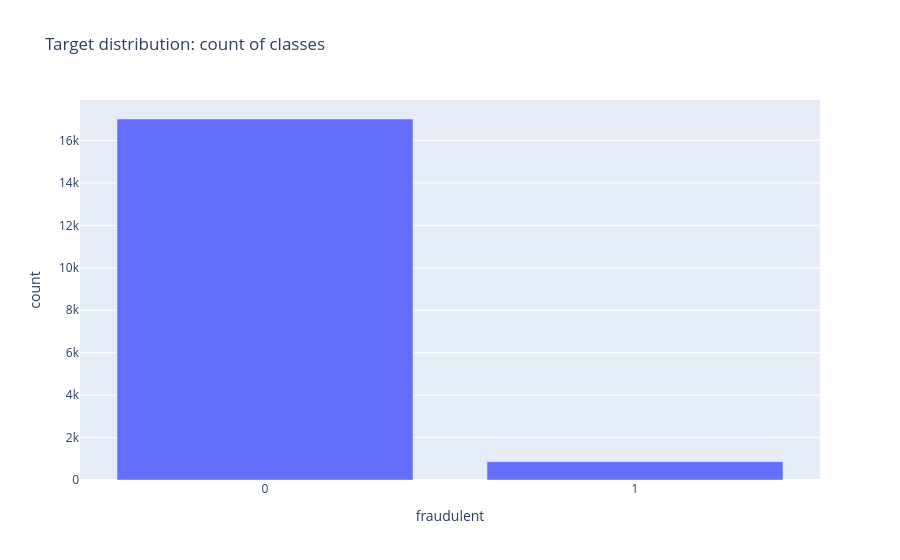
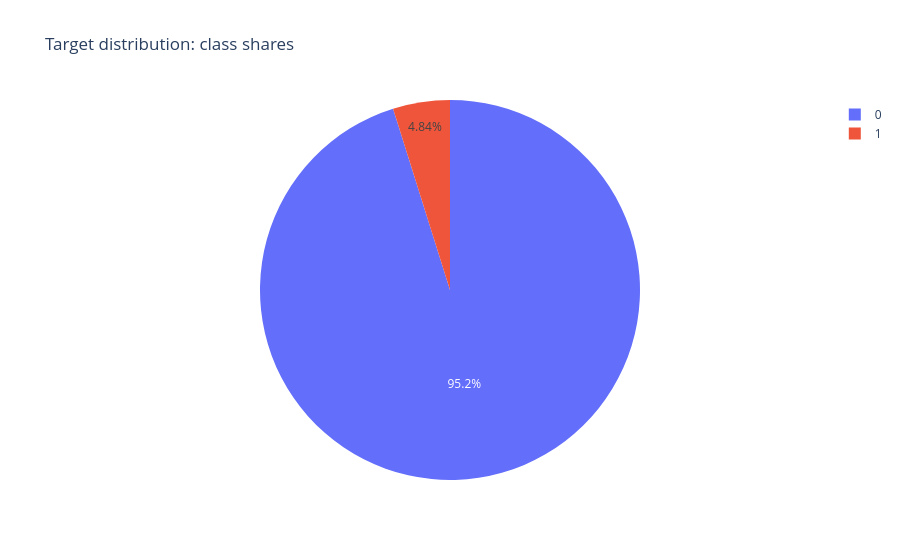

Source (notebook cell) for these figures, in order:
### Markdown cell above
## Распределение target

Сначала проверяем базовую вещь для fraud detection: насколько сильный дисбаланс классов и сколько наблюдений приходится на positive class.

### Code cell
target_counts = DF[target_col].value_counts(dropna=False).sort_index()
target_share = DF[target_col].value_counts(normalize=True, dropna=False).sort_index()
imbalance_ratio = target_counts.max() / max(target_counts.min(), 1)

print('TARGET VALUE COUNTS:')
print(target_counts)
print('\nTARGET SHARE:')
print(target_share)
print('\nIMBALANCE RATIO (majority/minority):', float(imbalance_ratio))
print('POSITIVE CLASS RATE:', float(DF[target_col].mean()))

fig1 = px.bar(
    x=target_counts.index.astype(str),
    y=target_counts.values,
    labels={'x': target_col, 'y': 'count'},
    title='Target distribution: count of classes'
)
FIGS.append(fig1)

fig2 = px.pie(
    names=target_share.index.astype(str),
    values=target_share.values,
    title='Target distribution: class shares'
)
FIGS.append(fig2)

### Figure 1 — Plotly figure (JSON) as saved in the notebook; plotly's stock layout.template omitted (floating-point values rounded to 4 significant figures)
{"data": [{"hovertemplate": "fraudulent=%{x}<br>count=%{y}<extra></extra>", "legendgroup": "", "marker": {"color": "#636efa", "pattern": {"shape": ""}}, "name": "", "orientation": "v", "showlegend": false, "textposition": "auto", "type": "bar", "x": ["0", "1"], "xaxis": "x", "y": [17014, 866], "yaxis": "y"}], "layout": {"barmode": "relative", "legend": {"tracegroupgap": 0}, "title": {"text": "Target distribution: count of classes"}, "xaxis": {"anchor": "y", "domain": [0.0, 1.0], "title": {"text": "fraudulent"}}, "yaxis": {"anchor": "x", "domain": [0.0, 1.0], "title": {"text": "count"}}}}

### Figure 2 — Plotly figure (JSON) as saved in the notebook; plotly's stock layout.template omitted (floating-point values rounded to 4 significant figures)
{"data": [{"domain": {"x": [0.0, 1.0], "y": [0.0, 1.0]}, "hovertemplate": "label=%{label}<br>value=%{value}<extra></extra>", "labels": ["0", "1"], "legendgroup": "", "name": "", "showlegend": true, "type": "pie", "values": [0.9516, 0.04843]}], "layout": {"legend": {"tracegroupgap": 0}, "title": {"text": "Target distribution: class shares"}}}
